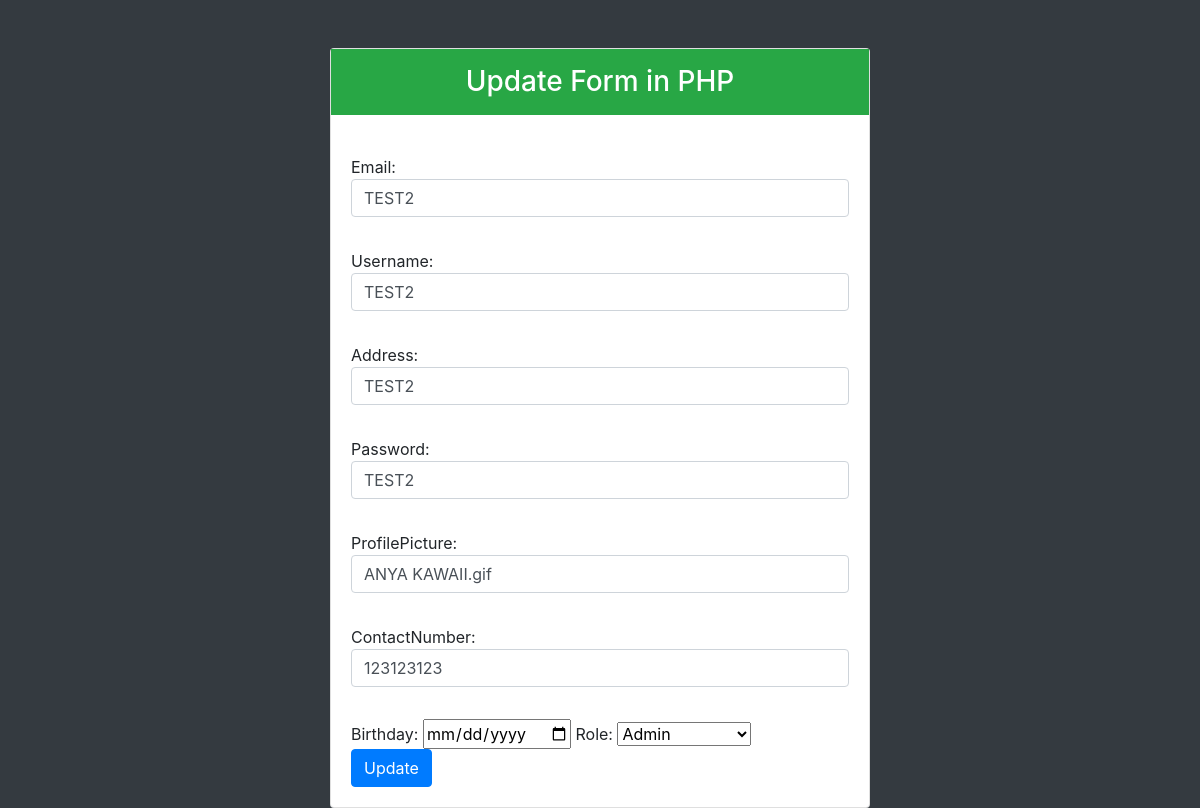
The app's page /editUSER.php?updateid=21 with its own data.
### tables this page shows
CREATE TABLE `users` (
  `id` int(255) NOT NULL,
  `email` varchar(500) NOT NULL,
  `password` varchar(500) NOT NULL,
  `username` varchar(50) NOT NULL,
  `address` varchar(1000) NOT NULL,
  `profilePicture` varchar(1000) DEFAULT NULL,
  `contactNumber` varchar(500) DEFAULT NULL,
  `birthday` varchar(500) DEFAULT NULL,
  `role` varchar(50) NOT NULL
);

### editUSER.php (the view, shortened to what this page needs)
<?php
    require_once("config.php");
    $UserID = $_GET['updateid'];
    $query = " select * from users where id='".$UserID."'";
    $result = mysqli_query($con,$query);
    while($row=mysqli_fetch_assoc($result))
    {
        $id = $row['id'];
        $email= $row['email'];
        $password=$row['password'];
        $username=$row['username'];
        $address=$row['address'];
        $profilePicture=$row['profilePicture'];
        $contactNumber=$row['contactNumber'];
    }
?>
<!DOCTYPE html>
<html lang="en">
<head>
    <link rel="stylesheet" a href="CSS/bootstrap.css"/>
</head>
<body class="bg-dark">
        <div class="container">
            <div class="row">
                <div class="col-lg-6 m-auto">
                    <div class="card mt-5">
                        <div class="card-title">
                            <h3 class="bg-success text-white text-center py-3"> Update Form in PHP</h3>
                        </div>
                        <div class="card-body">
                           <form action="updateUSERdata.php?ID=<?php echo $id ?>" method="post">
                               Email:<input type="text" class="form-control mb-2" placeholder=" Email " name="email" value="<?php echo $email ?>"><br>
                                Username:<input type="text" class="form-control mb-2" placeholder=" Username " name="username" value="<?php echo $username ?>"><br>
                                Address:<input type="text" class="form-control mb-2" placeholder=" Address " name="address" value="<?php echo $address ?>"><br>
                                  Password:<input type="text" class="form-control mb-2" placeholder=" Password " name="password" value="<?php echo $password ?>"><br>
                                       ProfilePicture: <input type="text" class="form-control mb-2" placeholder=" Profile Picture " name="profilePicture" value="<?php echo $profilePicture ?>"><br>
                                        ContactNumber:<input type="text" class="form-control mb-2" placeholder=" Contact Number " name="contactNumber" value="<?php echo $contactNumber ?>"><br>
                                        Birthday:  <input type="date" name="birthday" />
                                        Role: <select name="role" id="role">
                                        <option value="admin">Admin</option>
										</select><br>
									 <button class="btn btn-primary" name="update">Update</button>
                            </form>
                        </div>
                    </div>
                </div>
            </div>
        </div>
</body>
</html>

### records on screen
users: email "TEST2", username "TEST2", address "TEST2", password "TEST2", profilePicture "ANYA KAWAII.gif", contactNumber "123123123"
